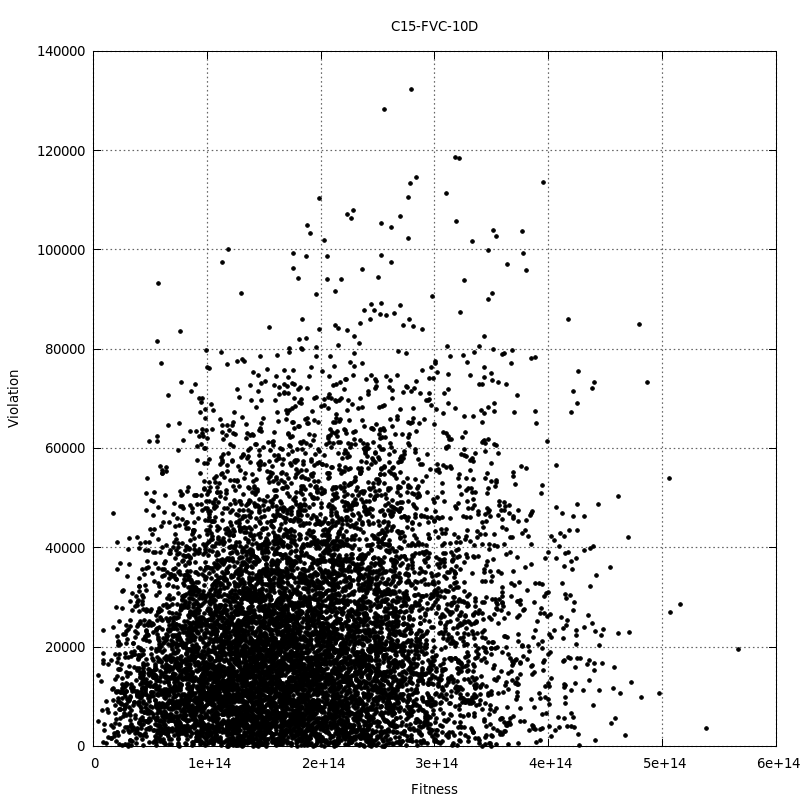

This figure's gnuplot source:
set terminal pngcairo size 800,800 enhanced font 'Verdana,10'
set output "10DFVC.png"
set title "C15-FVC-10D"
#
set xlabel "Fitness"
set ylabel "Violation"
set grid ytics lt 0 lw 2 lc rgb "#666666"
set grid xtics lt 0 lw 2 lc rgb "#666666"
#
plot "data/10DFVC.dat" using 1:2 title '' pt 7 ps 0.6 lt 0
